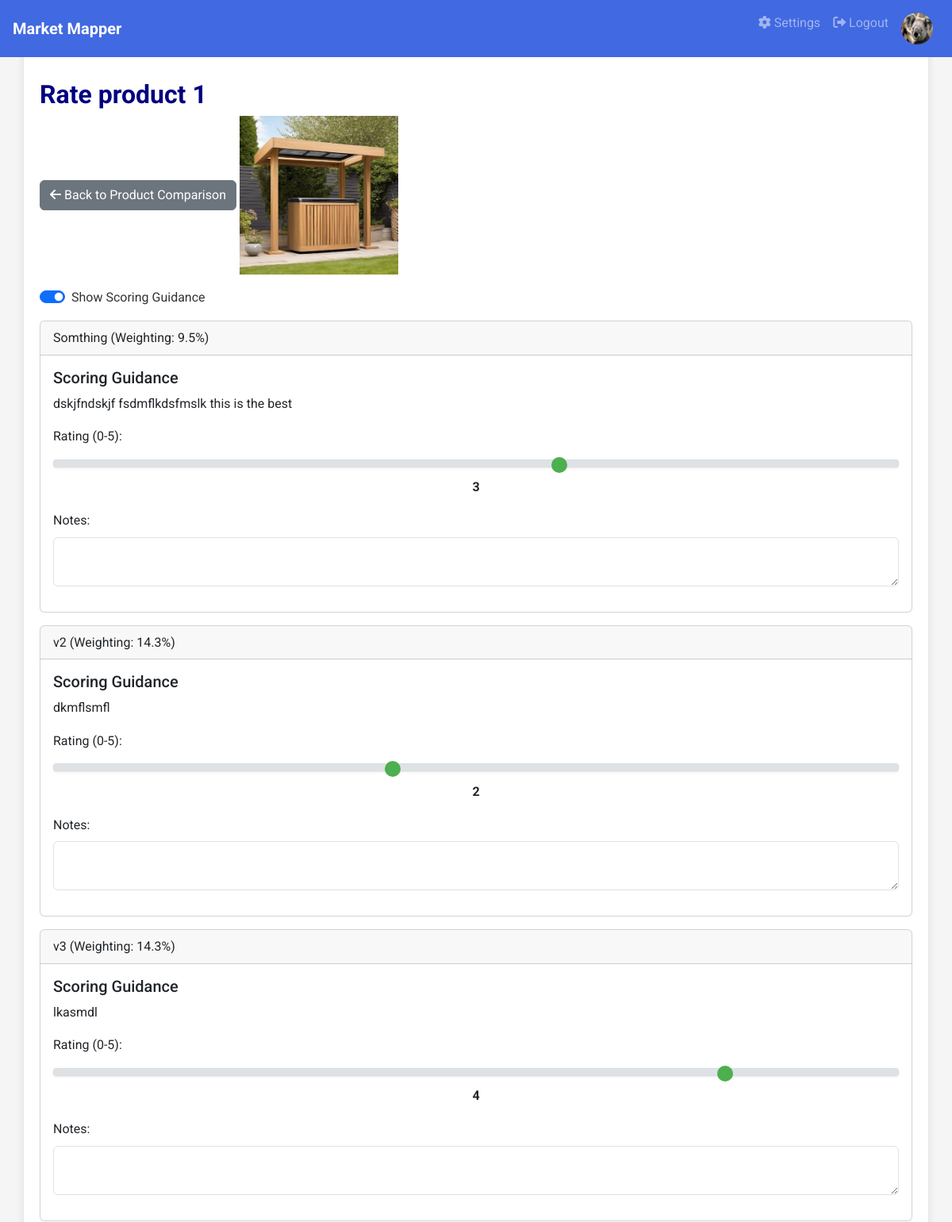
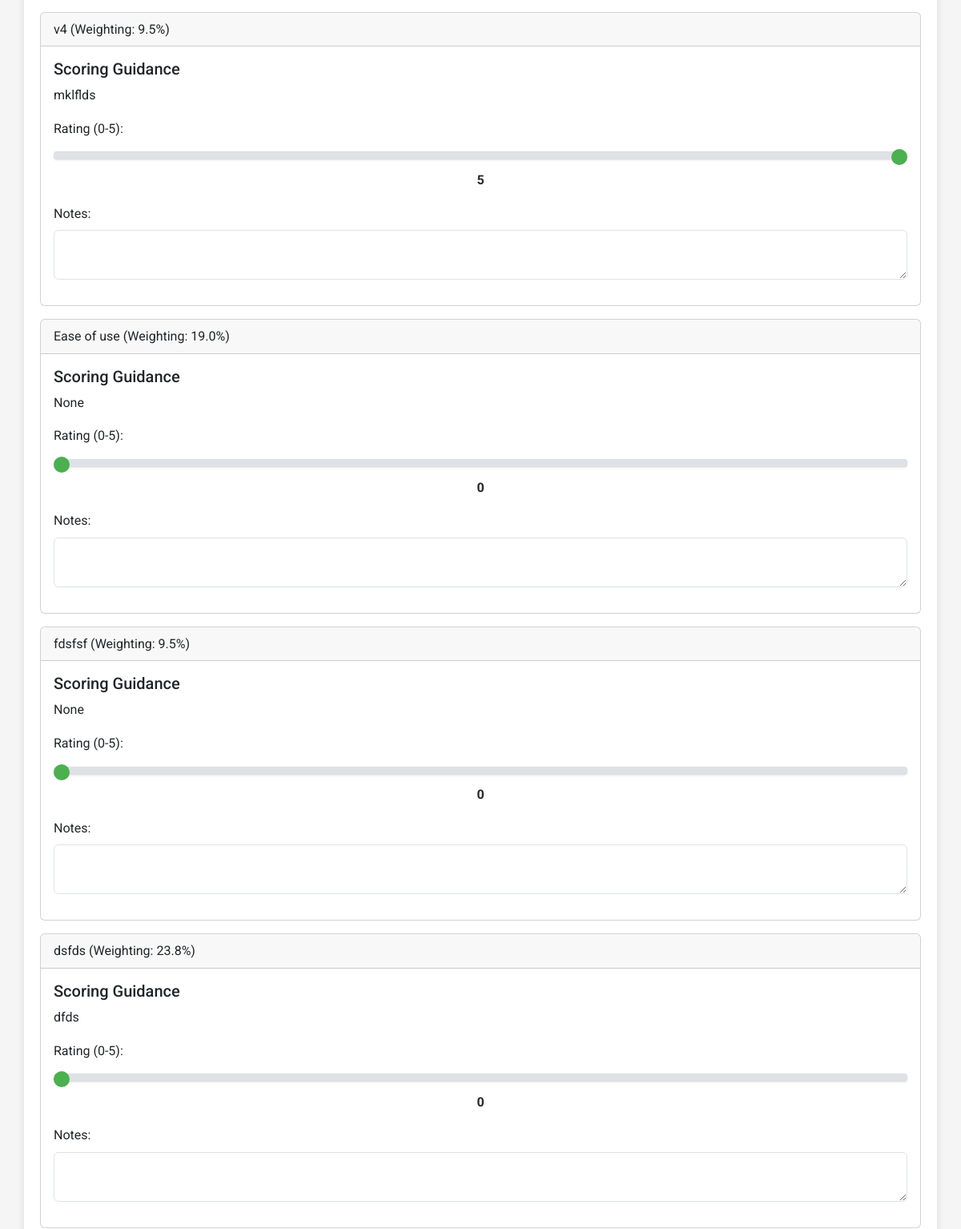
Before: /manage/1/product/4/rate (signed in, upper part) with the older database file (2 pictures, top to bottom).
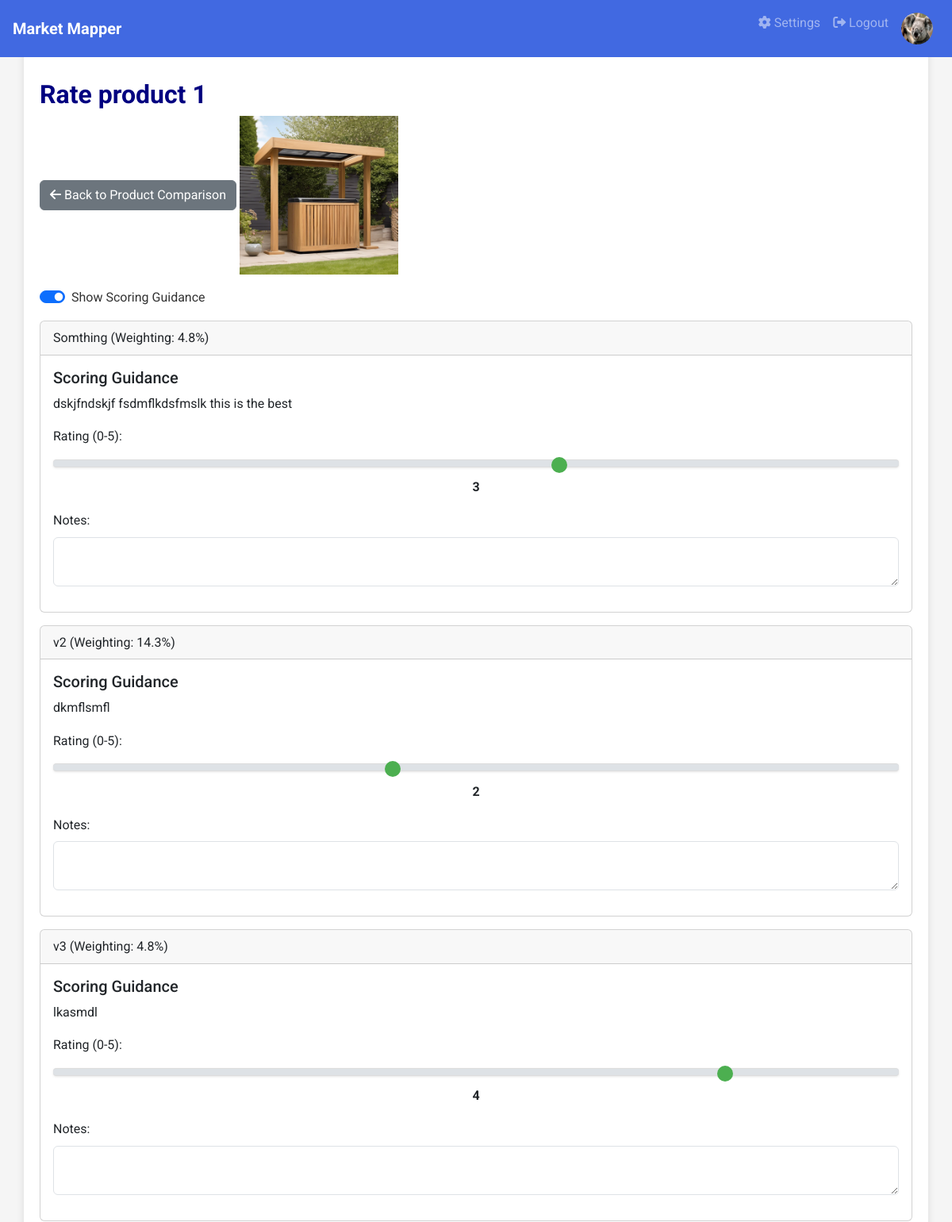
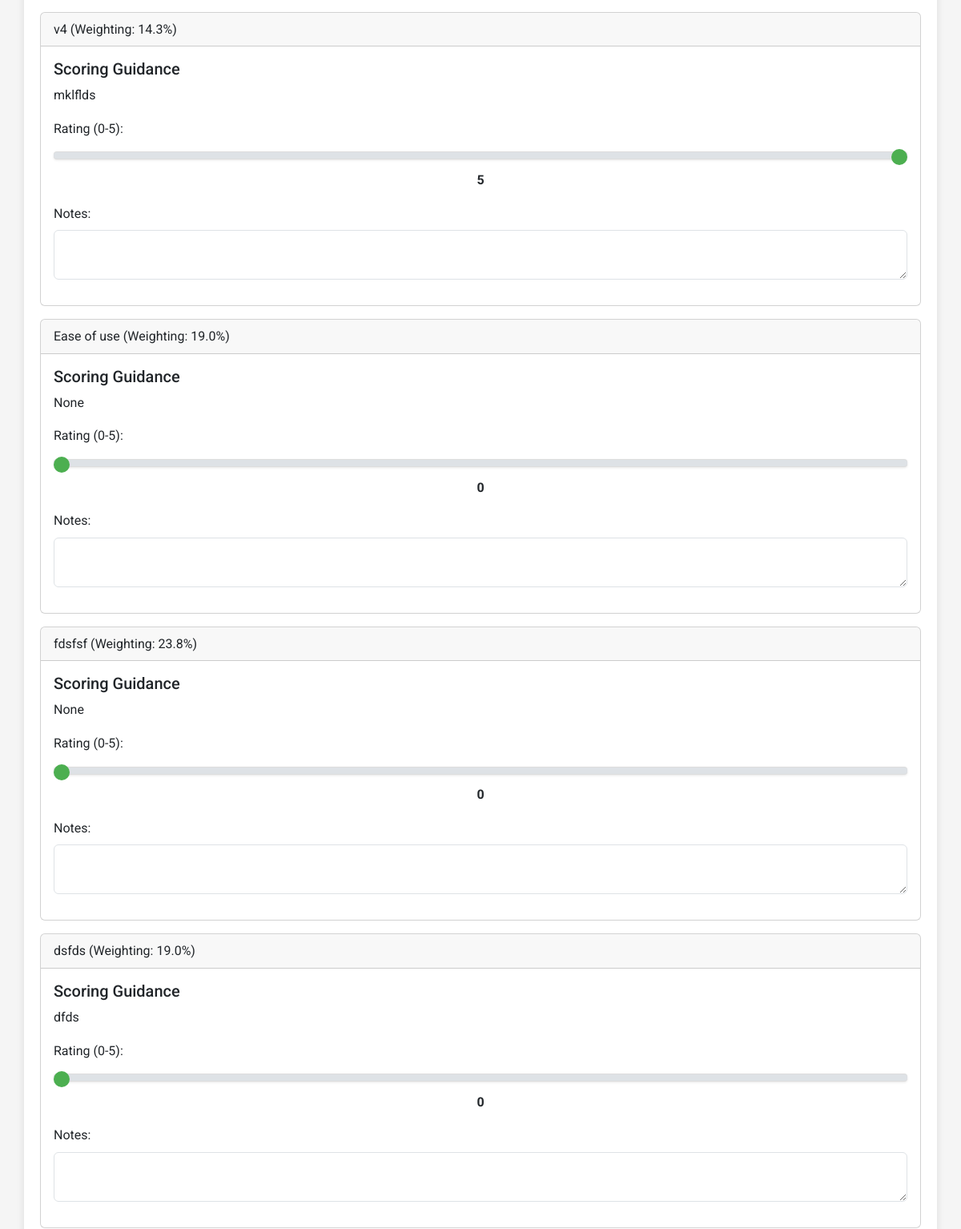
After: the same page with the newer database file (2 pictures, top to bottom).
### app.py (models this page shows)
class ValueDriver(db.Model):
    id = db.Column(db.Integer, primary_key=True)
    value_driver = db.Column(db.String(100), nullable=False)
    measured_by = db.Column(db.String(100))
    weighting = db.Column(db.Float, default=0.0)  # Changed to Float for more precision
    project_id = db.Column(db.Integer, db.ForeignKey('project.id'), nullable=False)

### app.py (the view, shortened to what this page needs)
@app.route('/manage/<int:project_id>/product/<int:product_id_to_rate>/rate', methods=['GET', 'POST'])
@login_required
def rate_product(project_id, product_id_to_rate):
    project = Project.query.get_or_404(project_id)
    if project.user_id != current_user.id and current_user not in project.shared_users:
        flash('You are not authorized to manage this project.', 'danger')
        return redirect(url_for('dashboard'))
    product_to_rate = Product.query.get_or_404(product_id_to_rate)
    if product_to_rate.project_id != project_id:
        flash('Product not found in this project.', 'danger')
        return redirect(url_for('product_comparison', project_id=project_id))
    value_drivers = ValueDriver.query.filter_by(project_id=project_id).all()
    existing_ratings = Rating.query.filter_by(product_id=product_id_to_rate).all()
    ratings_dict = {rating.value_driver_id: rating.score for rating in existing_ratings}
    notes_dict = {rating.value_driver_id: rating.note.note if rating.note else '' for rating in existing_ratings}
    return render_template('rate_product.html', project=project, product=product_to_rate, value_drivers=value_drivers, ratings=ratings_dict, notes=notes_dict)

### app.py (called while the page is built)
@login_manager.user_loader
def load_user(user_id):
    return User.query.get(int(user_id))

### templates/rate_product.html (shortened to what this page needs)
{% extends 'base.html' %}
{% block content %}
<h1>Rate {{ product.product_name }}</h1>
<a href="{{ url_for('product_comparison', project_id=project.id) }}" class="btn btn-secondary mb-3"><i class="fas fa-arrow-left"></i> Back to Product Comparison</a>
{% if product.image_filename %}
<img src="{{ url_for('static', filename='uploads/' + product.image_filename) }}" alt="{{ product.product_name }} Image" width="200" class="mb-3">
{% endif %}
<div class="form-check form-switch mb-3">
    <input class="form-check-input" type="checkbox" id="toggleGuidance" checked>
    <label class="form-check-label" for="toggleGuidance">Show Scoring Guidance</label>
</div>
<form method="POST">
    {% for vd in value_drivers %}
    <div class="card mb-3">
        <div class="card-header">{{ vd.value_driver }} (Weighting: {{ "{:.1f}".format(vd.weighting) }}%)</div>
        <div class="card-body">
            <h5>Scoring Guidance</h5>
            <p class="measured-by">{{ vd.measured_by }}</p>
            <div class="form-group mt-3">
                <label for="rating_{{ vd.id }}">Rating (0-5):</label>
                <input
                    type="range"
                    class="custom-range"
                    id="rating_{{ vd.id }}"
                    name="rating_{{ vd.id }}"
                    min="0"
                    max="5"
                    step="1"
                    value="{{ ratings.get(vd.id, 0) }}"
                    oninput="updateRatingDisplay(this)"
                />
                <output class="rating-value" for="rating_{{ vd.id }}">{{ ratings.get(vd.id, 0) }}</output>
            </div>
            <div class="form-group">
                <label for="note_{{ vd.id }}">Notes:</label>
                <textarea class="form-control" id="note_{{ vd.id }}" name="note_{{ vd.id }}" rows="2">{{ notes.get(vd.id, '') }}</textarea>
            </div>
        </div>
    </div>
    {% endfor %}
</form>
{% endblock %}

Changed rows visible on the page:
changed ValueDriver "Somthing": weighting "9.5" → "4.8"
changed ValueDriver "lkasmdl": weighting "14.3" → "4.8"
changed ValueDriver "mklflds": weighting "9.5" → "14.3"
changed ValueDriver "fdsfsf": weighting "9.5" → "23.8"
changed ValueDriver "dsfds": weighting "23.8" → "19.0"
